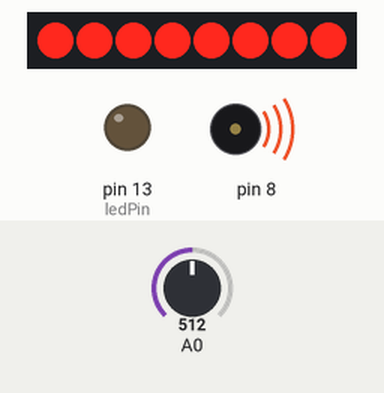
Simulated run of this sketch. Board: Arduino Uno, built with avr-gcc and run on an emulated ATmega328P. Parts: 8 shift-register outputs drawn as a row of LEDs (first output left, lit = HIGH), output pins drawn as LEDs (lit = HIGH), buzzer (waves = sounding). Wiring (inferred from the names in the program): shift register (74HC595): data pin 12; shift clock pin 9; latch pin 11. Wiring (inferred from the signals the program sends): row of LEDs: on Q0, Q1, Q2, Q3, Q4, Q5, Q6, Q7. The test bench sets the inputs (shaded band); at power-on: A0 = 512. Pins used as bus, display or sensor lines are not drawn.

Above: at 6.2 s.
6.3 s: A0 set to 496
At 7.5 s:
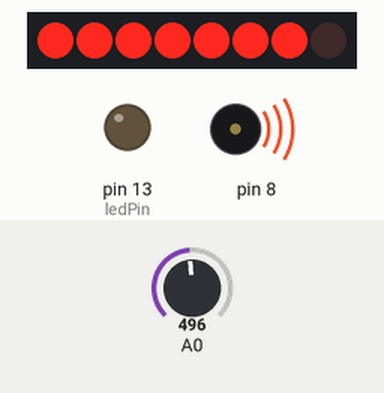
7.8 s: A0 set to 716
At 8.9 s:
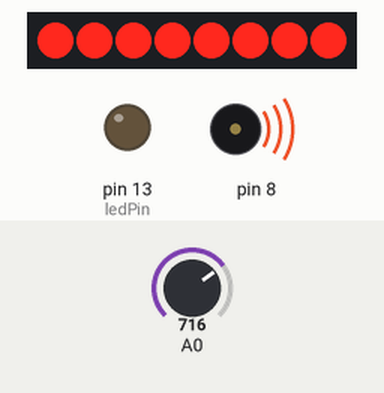
9.3 s: A0 set to 511
At 10.0 s:
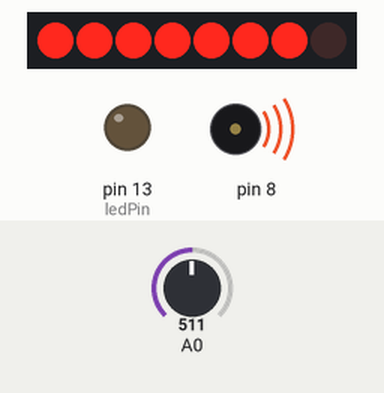
Timing chart, 0 to 12.3 s (numbered marks = the images above; inputs shaded):
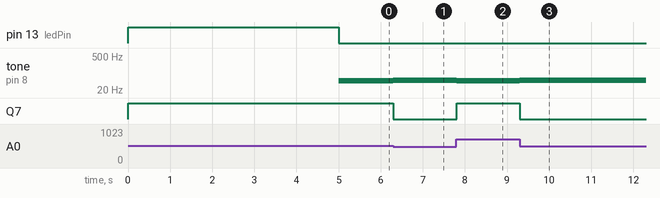

Measured:
- the behaviour switches between 512 and 511 on A0 (found by bisection; images 0 and 1)
- after the input at 6.3 s, tone on pin 8: 49 Hz → 51 Hz at once; Q7: HIGH → LOW at once
- after the input at 7.8 s, tone on pin 8: 51 Hz → 49 Hz at once; Q7: LOW → HIGH at once
- after the input at 9.3 s, tone on pin 8: 49 Hz → 51 Hz at once; Q7: HIGH → LOW at once

The sketch:

p06_LightTheremin_LEDS.ino
```cpp
/*
  Arduino Starter Kit example
  Project 6 - Light Theremin

  This sketch is written to accompany Project 6 in the Arduino Starter Kit

  Parts required:
  - photoresistor
  - 10 kilohm resistor
  - piezo

  created 13 Sep 2012
  by Scott Fitzgerald

  http://www.arduino.cc/starterKit

  This example code is part of the public domain.
*/

// variable to hold sensor value
int sensorValue;
// variable to calibrate low value
int sensorLow = 1023;
// variable to calibrate high value
int sensorHigh = 0;
// LED pin
const int ledPin = 13;

int lightPin = 0;
int latchPin = 11;
int clockPin = 9;
int dataPin = 12;

int leds = 0;

void setup() {
  // Make the LED pin an output and turn it on
  pinMode(ledPin, OUTPUT);
  digitalWrite(ledPin, HIGH);
   pinMode(latchPin, OUTPUT);
  pinMode(dataPin, OUTPUT);
  pinMode(clockPin, OUTPUT);

  // calibrate for the first five seconds after program runs
  while (millis() < 5000) {
    // record the maximum sensor value
    sensorValue = analogRead(A0);
    if (sensorValue > sensorHigh) {
      sensorHigh = sensorValue;
    }
    // record the minimum sensor value
    if (sensorValue < sensorLow) {
      sensorLow = sensorValue;
    }
  }
  // turn the LED off, signaling the end of the calibration period
  digitalWrite(ledPin, LOW);
}
void updateShiftRegister()
{
   digitalWrite(latchPin, LOW);
   shiftOut(dataPin, clockPin, LSBFIRST, leds);
   digitalWrite(latchPin, HIGH);
}
void loop() {
  //read the input from A0 and store it in a variable
  sensorValue = analogRead(A0);
  int numLEDSLit = map(sensorValue, sensorLow, sensorHigh, 0, 8);
  leds = (1 << numLEDSLit) - 1;
  // map the sensor values to a wide range of pitches
  int pitch = map(sensorValue, sensorLow, sensorHigh, 50, 4000);

  // play the tone for 20 ms on pin 8
  tone(8, pitch, 20);
  updateShiftRegister();
  // wait for a moment
  delay(10);
}
```
